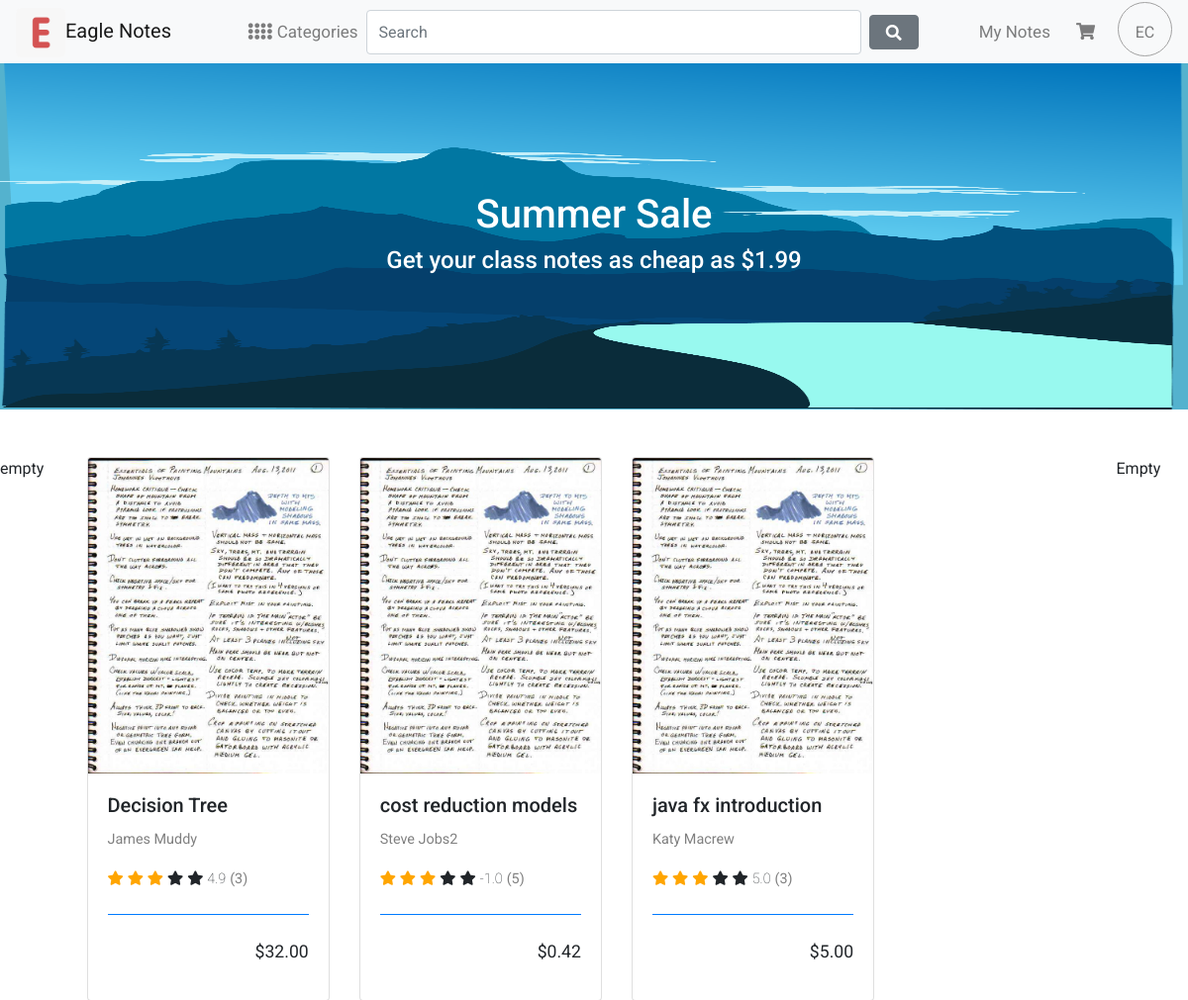
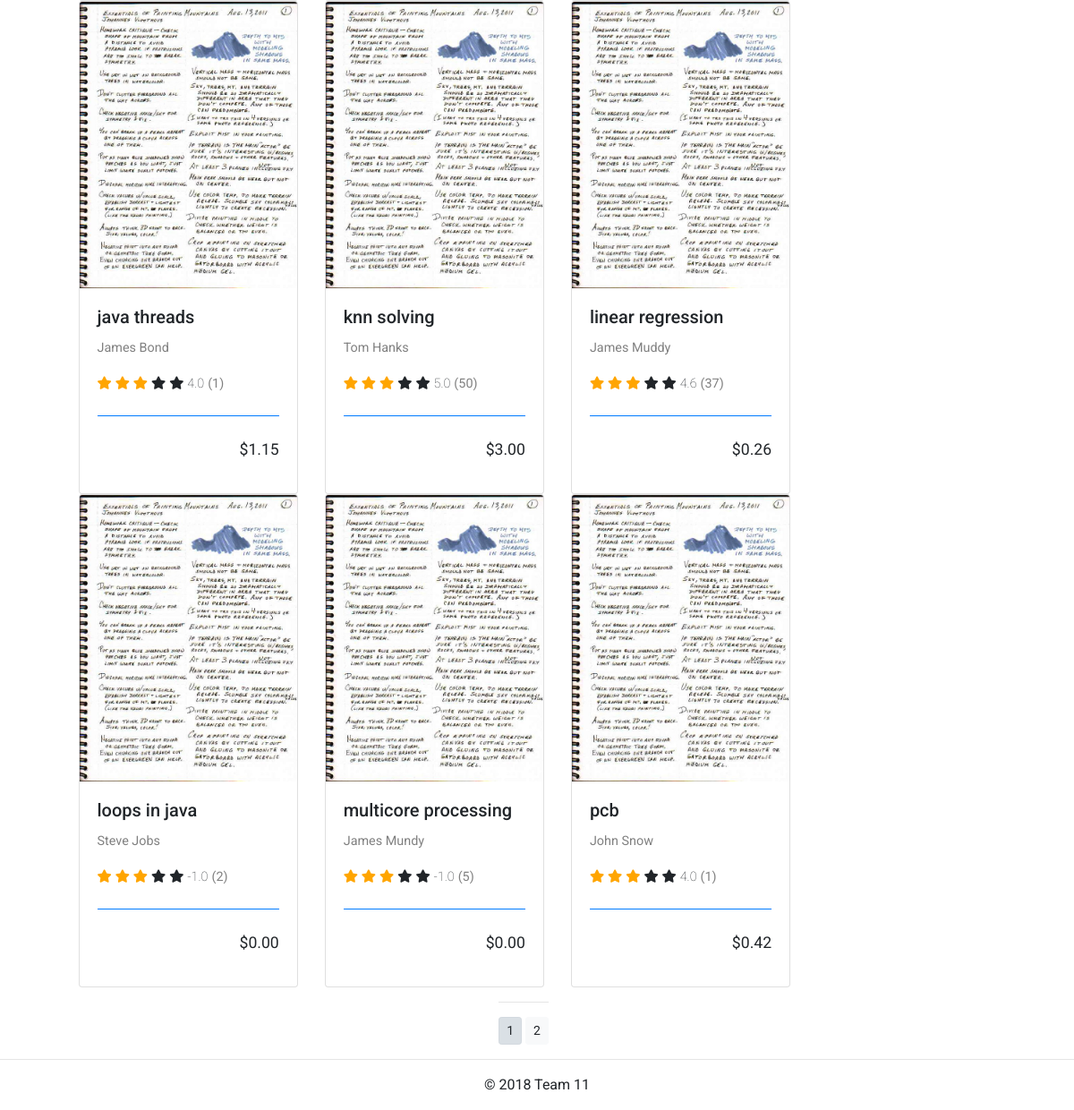
The page / on the database its author committed (2 pictures, top to bottom).
### market/models.py (models this page shows, shortened)
class Notes(models.Model):
    note_name = models.CharField(max_length=60, unique = True)
    slug = models.SlugField(max_length=80,unique= True)
    note_summary = models.TextField(blank=True)
    category = models.ForeignKey(Category, on_delete=models.CASCADE)
    note_price = models.DecimalField(max_digits =10, decimal_places = 2)
    note_snippet = models.ImageField(upload_to = 'Notes', blank = True)
    note_image1 = models.ImageField(upload_to = 'Notes', blank = True)
    note_image2 = models.ImageField(upload_to = 'Notes', blank = True)
    note_image3 = models.ImageField(upload_to = 'Notes', blank = True)
    note_date_created = models.DateTimeField(auto_now_add=True)
    note_updated= models.DateTimeField(auto_now= True)
    note_times_purchased = models.IntegerField(default=0)
    ratings = models.DecimalField(max_digits =3, decimal_places = 1)
    note_uploader_user = models.CharField(max_length=60)
    def get_preview_url(self):
        return reverse('market:preview_note', args=[self.category.slug, self.slug, 1])
    class Meta:
        ordering = ('note_name',)
        verbose_name = 'note'
        verbose_name_plural = 'notes'

### market/views.py (the view)
# urls.py: path('', views.notes_that_match_category, name = 'market_homepage'),
def notes_that_match_category(request, category_slug = None):
    category = None
    notes_list = None
    if category_slug!= None:
        category  = get_object_or_404(Category, cat_slug = category_slug)
        notes_list = Notes.objects.filter(note_category = category)#get notes that match a specific category
    else:
        notes_list = Notes.objects.all() #get all notes
    paginator = Paginator(notes_list, 9)
    print('paginator is ', paginator)
    try:
        page = int(request.GET.get('page','1'))
    except:
        page = 1
    try:
        notes = paginator.page(page)
        print(notes)
    except (EmptyPage, InvalidPage):
        notes = paginator.page(paginator.num_pages)
    return render(request, os.path.join('market', 'market.html'), {'market':'market', 'category':category, 'notes':notes, 'random_list': [[1,2,3], [4,5,6], [7,8,9]]})

### market/templates/market/market.html (shortened to what this page needs)
{% extends 'base.html' %}
{% load staticfiles%}
{%block content%}
<div class="row container_custom" style="max-height:350px; background-color:#54B2CE;" >
  <img src="{% static 'images/ss3.png'%}" class="img-fluid" alt="Flash Sale" style="max-height:350px; width:100%; margin-left:-20px;">
  <div class="centered">
    <h1>Summer Sale</h1>
    <h4>Get your class notes as cheap as $1.99</h4>
  </div>
</div>
<br>
<br>
<div class="row">
  <div class="col-1">
empty
  </div>
  <div class="col-10">
      <div class="row">
        {% for note in notes.object_list%}
        {% if forloop.first %}
         <div class="card-deck">
        {%endif%}
        {% if forloop.counter|divisibleby:3 %}
        <div class="card" style="">
          <a href="{{note.get_preview_url}}"><img class="card-img-top" src="{{note.note_snippet.url}}" alt="Card image cap" style="max-height:320px;"></a>
          <div class="card-body">
            <h5 class="card-title">{{note.note_name}}</h5>
           <p class="smaller_lighter">{{note.note_uploader_user}}</p>
           <div >
              <span class="fa fa-star checked star" style=""></span>
              <span class="fa fa-star checked star"></span>
              <span class="fa fa-star checked star"></span>
              <span class="fa fa-star star"></span>
              <span class="fa fa-star star"></span>
              <span class = "rating_info rating_number">{{note.ratings}}</span>
              <span class = "rating_info smaller_lighter">({{ note.note_times_purchased }})</span>
            </div>
            <br>
            <div class="card-footer bg-transparent border-primary width:100%;">
            </div>
            <p style=" float:right;font-size:1.1em;">${{note.note_price}}</p>
          </div>
        </div>
          </div>
          <br>
          <br>
           <div class="card-deck">
           {%else%}
           <div class="card" style="">
             <a href="{{note.get_preview_url}}"><img class="card-img-top" src="{{note.note_snippet.url}}" alt="Card image cap" style="max-height:320px;"></a>
             <div class="card-body">
               <h5 class="card-title">{{note.note_name}}</h5>
              <p class="smaller_lighter">{{note.note_uploader_user}}</p>
              <div >
                 <span class="fa fa-star checked star" style=""></span>
                 <span class="fa fa-star checked star"></span>
                 <span class="fa fa-star checked star"></span>
                 <span class="fa fa-star star"></span>
                 <span class="fa fa-star star"></span>
                 <span class = "rating_info rating_number">{{note.ratings}}</span>
                 <span class = "rating_info smaller_lighter">({{ note.note_times_purchased }})</span>
               </div>
               <br>
               <div class="card-footer bg-transparent border-primary width:100%;">
             </div>
               <p style=" float:right;font-size:1.1em;">${{note.note_price}}</p>
             </div>
           </div>
           {%endif%}
        {%endfor%}
      </div>
      <div class="row" style="width:100%;">
        <div class="mx-auto">
          {% if notes.paginator.num_pages > 1%}
            <hr>
            <div class="text-center">
              {% for pg in notes.paginator.page_range%}
                <a href="?page={{pg}}" class = "btn btn-light btn-sm {% if notes.number == pg%} active {% endif %}">{{pg}}</a>
              {%endfor%}
            </div>
          {% endif%}
        </div>
      </div>
  </div>
    <div class="col-1">
      Empty
    </div>
  </div>
  {% endblock%}

### ntc/static/css/custom.css (style rules this page uses)
body { font-family: 'Roboto', sans-serif; }
.container_custom { position: relative; text-align: center; color: white; }
.centered { position: absolute; top: 50%; left: 50%; transform: translate(-50%, -50%); }

### ntc/static/css/market.css (style rules this page uses)
.checked { color: orange; }
.smaller_lighter { color:#808080; font-size: .9em; }
.fa { font-size: .9em; }
.rating_info { font-size: .9em; }
.rating_number { font-weight: lighter; }

### rows shown on the page
Notes: note_snippet (picture), note_name "Decision Tree", note_uploader_user "James Muddy", ratings "4.9", note_times_purchased "3", note_price "32.00"
Notes: note_snippet (picture), note_name "cost reduction models", note_uploader_user "Steve Jobs2", ratings "-1.0", note_times_purchased "5", note_price "0.42"
Notes: note_snippet (picture), note_name "java fx introduction", note_uploader_user "Katy Macrew", ratings "5.0", note_times_purchased "3", note_price "5.00"
Notes: note_snippet (picture), note_name "java threads", note_uploader_user "James Bond", ratings "4.0", note_times_purchased "1", note_price "1.15"
Notes: note_snippet (picture), note_name "knn solving", note_uploader_user "Tom Hanks", ratings "5.0", note_times_purchased "50", note_price "3.00"
Notes: note_snippet (picture), note_name "linear regression", note_uploader_user "James Muddy", ratings "4.6", note_times_purchased "37", note_price "0.26"
Notes: note_snippet (picture), note_name "loops in java", note_uploader_user "Steve Jobs", ratings "-1.0", note_times_purchased "2", note_price "0.00"
Notes: note_snippet (picture), note_name "multicore processing", note_uploader_user "James Mundy", ratings "-1.0", note_times_purchased "5", note_price "0.00"
Notes: note_snippet (picture), note_name "pcb", note_uploader_user "John Snow", ratings "4.0", note_times_purchased "1", note_price "0.42"

### other values the page prints
{{ pg }} "1" "2"
